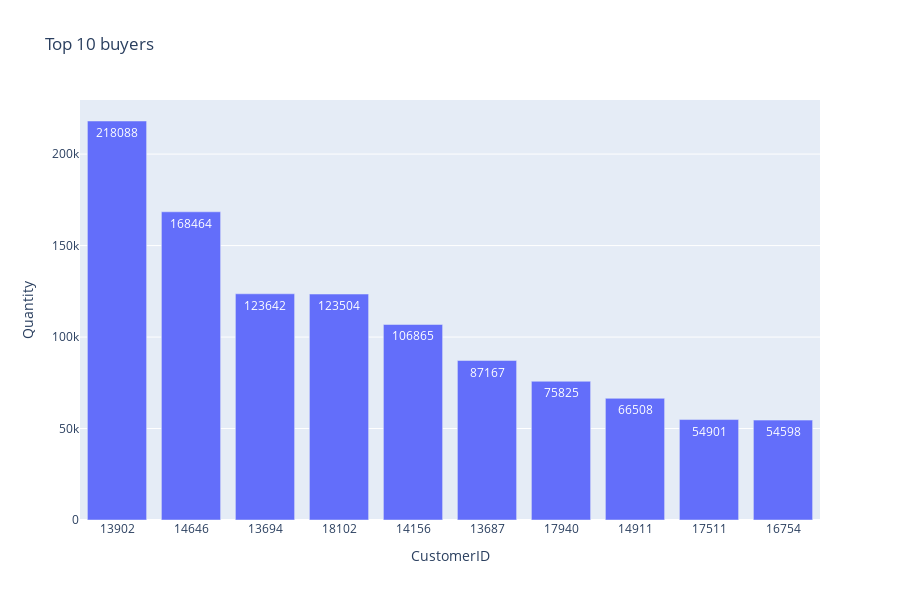

Write notebook code for a chart like this one.
### Code cell
create_bar_plot(top10_customers_quant,
                'CustomerID',
                'TotalQuantity',
                'TotalQuantity',
                'Top 10 buyers',
                "CustomerID",
                "Quantity")

### Figure 1 — Plotly figure (JSON) as saved in the notebook; plotly's stock layout.template omitted (floating-point values rounded to 4 significant figures)
{"data": [{"alignmentgroup": "True", "hovertemplate": "CustomerID=%{x}<br>TotalQuantity=%{text}<extra></extra>", "legendgroup": "", "marker": {"color": "#636efa", "pattern": {"shape": ""}}, "name": "", "offsetgroup": "", "orientation": "v", "showlegend": false, "text": [218088, 168464, 123642, 123504, 106865, 87167, 75825, 66508, 54901, 54598], "textposition": "auto", "type": "bar", "x": ["13902", "14646", "13694", "18102", "14156", "13687", "17940", "14911", "17511", "16754"], "xaxis": "x", "y": [218088, 168464, 123642, 123504, 106865, 87167, 75825, 66508, 54901, 54598], "yaxis": "y"}], "layout": {"barmode": "relative", "height": 600, "legend": {"tracegroupgap": 0}, "title": {"text": "Top 10 buyers"}, "xaxis": {"anchor": "y", "domain": [0, 1], "title": {"text": "CustomerID"}}, "yaxis": {"anchor": "x", "domain": [0, 1], "title": {"text": "Quantity"}}}}
